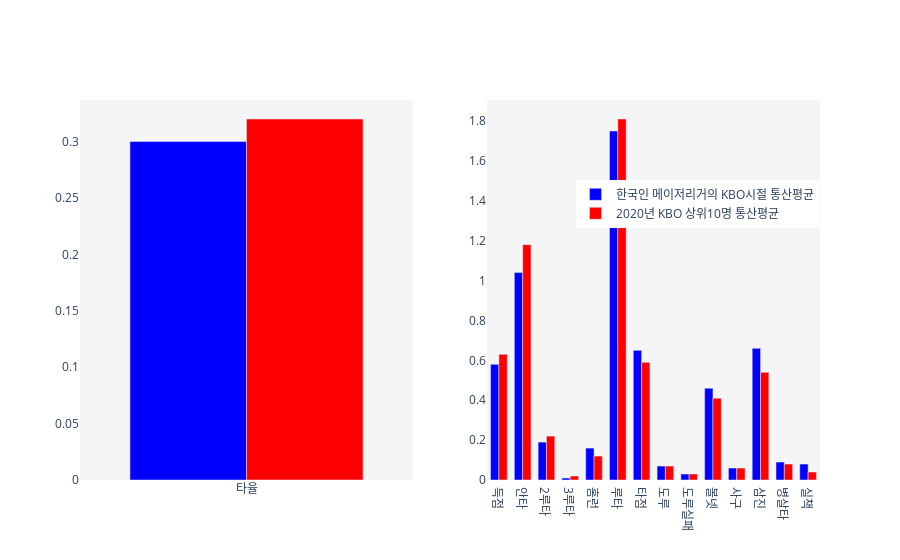

Write notebook code for a chart like this one.
### Code cell
fig = make_subplots(rows=1, cols=2)

fig.add_trace(go.Bar(x=korean_majorleaguer_dict['강정호'].columns[5:],
                    y=majorleaguer_avg[3:],
                    name='한국인 메이저리거의 KBO시절 통산평균',
                    marker_color='blue'), 1, 2)
fig.add_trace(go.Bar(x=theta_,
                    y=r_,
                    name='2020년 KBO 상위10명 통산평균',
                    marker_color='red'), 1, 2)
fig.add_trace(go.Bar(x=[korean_majorleaguer_dict['강정호'].columns[2]],
                    y=[majorleaguer_avg[0]],
                    marker_color='blue',
                    showlegend=False), 1, 1)
fig.add_trace(go.Bar(x=[korean_majorleaguer_dict['강정호'].columns[2]],
                    y=[top10_hitter_avg[0]],
                    marker_color='red',
                    showlegend=False), 1, 1)

fig.update_yaxes(showgrid=False, zeroline=False, row=1, col=1)
fig.update_yaxes(showgrid=False, zeroline=False, row=1, col=2)

fig.update_layout(legend=dict(orientation='v',
                             yanchor='top', xanchor='right',
                             y=0.79, x=0.998),
                  plot_bgcolor='rgb(245, 245, 245)',
                 bargap=0.3)
fig.show()

### Figure 1 — Plotly figure (JSON) as saved in the notebook; plotly's stock layout.template omitted (floating-point values rounded to 4 significant figures)
{"data": [{"marker": {"color": "blue"}, "name": "한국인 메이저리거의 KBO시절 통산평균", "type": "bar", "x": ["득점", "안타", "2루타", "3루타", "홈런", "루타", "타점", "도루", "도루실패", "볼넷", "사구", "삼진", "병살타", "실책"], "xaxis": "x2", "y": [0.58, 1.04, 0.19, 0.01, 0.16, 1.75, 0.65, 0.07, 0.03, 0.46, 0.06, 0.66, 0.09, 0.08], "yaxis": "y2"}, {"marker": {"color": "red"}, "name": "2020년 KBO 상위10명 통산평균", "type": "bar", "x": ["득점", "안타", "2루타", "3루타", "홈런", "루타", "타점", "도루", "도루실패", "볼넷", "사구", "삼진", "병살타", "실책"], "xaxis": "x2", "y": [0.63, 1.18, 0.22, 0.02, 0.12, 1.81, 0.59, 0.07, 0.03, 0.41, 0.06, 0.54, 0.08, 0.04], "yaxis": "y2"}, {"marker": {"color": "blue"}, "showlegend": false, "type": "bar", "x": ["타율"], "xaxis": "x", "y": [0.3], "yaxis": "y"}, {"marker": {"color": "red"}, "showlegend": false, "type": "bar", "x": ["타율"], "xaxis": "x", "y": [0.32], "yaxis": "y"}], "layout": {"bargap": 0.3, "legend": {"orientation": "v", "x": 0.998, "xanchor": "right", "y": 0.79, "yanchor": "top"}, "plot_bgcolor": "rgb(245, 245, 245)", "xaxis": {"anchor": "y", "domain": [0, 0.45]}, "xaxis2": {"anchor": "y2", "domain": [0.55, 1]}, "yaxis": {"anchor": "x", "domain": [0, 1], "showgrid": false, "zeroline": false}, "yaxis2": {"anchor": "x2", "domain": [0, 1], "showgrid": false, "zeroline": false}}}
